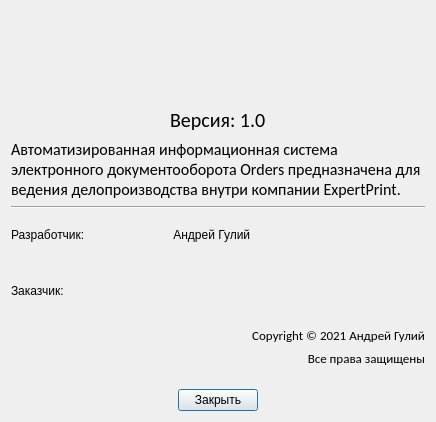
<?xml version="1.0" encoding="UTF-8"?>
<ui version="4.0">
 <class>AboutForm</class>
 <widget class="QDialog" name="AboutForm">
  <property name="geometry">
   <rect>
    <x>0</x>
    <y>0</y>
    <width>436</width>
    <height>422</height>
   </rect>
  </property>
  <property name="windowTitle">
   <string>AboutForm</string>
  </property>
  <layout class="QVBoxLayout" name="verticalLayout">
   <item>
    <layout class="QHBoxLayout" name="horizontalLayout_15">
     <item>
      <widget class="QLabel" name="imageLabel">
       <property name="sizePolicy">
        <sizepolicy hsizetype="Fixed" vsizetype="Fixed">
         <horstretch>90</horstretch>
         <verstretch>90</verstretch>
        </sizepolicy>
       </property>
       <property name="minimumSize">
        <size>
         <width>90</width>
         <height>90</height>
        </size>
       </property>
       <property name="maximumSize">
        <size>
         <width>90</width>
         <height>90</height>
        </size>
       </property>
       <property name="text">
        <string/>
       </property>
       <property name="scaledContents">
        <bool>true</bool>
       </property>
      </widget>
     </item>
     <item>
      <widget class="QLabel" name="headLbl">
       <property name="sizePolicy">
        <sizepolicy hsizetype="Fixed" vsizetype="Fixed">
         <horstretch>0</horstretch>
         <verstretch>0</verstretch>
        </sizepolicy>
       </property>
       <property name="minimumSize">
        <size>
         <width>272</width>
         <height>89</height>
        </size>
       </property>
       <property name="maximumSize">
        <size>
         <width>272</width>
         <height>89</height>
        </size>
       </property>
       <property name="text">
        <string/>
       </property>
       <property name="scaledContents">
        <bool>true</bool>
       </property>
      </widget>
     </item>
    </layout>
   </item>
   <item>
    <layout class="QHBoxLayout" name="horizontalLayout_16">
     <item>
      <spacer name="horizontalSpacer_19">
       <property name="orientation">
        <enum>Qt::Horizontal</enum>
       </property>
       <property name="sizeHint" stdset="0">
        <size>
         <width>40</width>
         <height>20</height>
        </size>
       </property>
      </spacer>
     </item>
     <item>
      <widget class="QLabel" name="versionLabel_4">
       <property name="font">
        <font>
         <family>Calibri</family>
         <pointsize>15</pointsize>
        </font>
       </property>
       <property name="text">
        <string>Версия: 1.0</string>
       </property>
      </widget>
     </item>
     <item>
      <spacer name="horizontalSpacer_20">
       <property name="orientation">
        <enum>Qt::Horizontal</enum>
       </property>
       <property name="sizeHint" stdset="0">
        <size>
         <width>40</width>
         <height>20</height>
        </size>
       </property>
      </spacer>
     </item>
    </layout>
   </item>
   <item>
    <widget class="QLabel" name="label_3">
     <property name="sizePolicy">
      <sizepolicy hsizetype="Expanding" vsizetype="Expanding">
       <horstretch>0</horstretch>
       <verstretch>0</verstretch>
      </sizepolicy>
     </property>
     <property name="font">
      <font>
       <family>Calibri</family>
       <pointsize>12</pointsize>
      </font>
     </property>
     <property name="text">
      <string>Автоматизированная информационная система электронного документооборота Orders предназначена для ведения делопроизводства внутри компании ExpertPrint. </string>
     </property>
     <property name="wordWrap">
      <bool>true</bool>
     </property>
    </widget>
   </item>
   <item>
    <widget class="Line" name="line">
     <property name="orientation">
      <enum>Qt::Horizontal</enum>
     </property>
    </widget>
   </item>
   <item>
    <layout class="QHBoxLayout" name="horizontalLayout_17">
     <item>
      <widget class="QLabel" name="label_12">
       <property name="text">
        <string>Разработчик:</string>
       </property>
      </widget>
     </item>
     <item>
      <spacer name="horizontalSpacer_21">
       <property name="orientation">
        <enum>Qt::Horizontal</enum>
       </property>
       <property name="sizeType">
        <enum>QSizePolicy::Fixed</enum>
       </property>
       <property name="sizeHint" stdset="0">
        <size>
         <width>20</width>
         <height>20</height>
        </size>
       </property>
      </spacer>
     </item>
     <item>
      <layout class="QHBoxLayout" name="horizontalLayout_18">
       <item>
        <widget class="QLabel" name="gooseLbl">
         <property name="minimumSize">
          <size>
           <width>53</width>
           <height>40</height>
          </size>
         </property>
         <property name="maximumSize">
          <size>
           <width>53</width>
           <height>40</height>
          </size>
         </property>
         <property name="text">
          <string/>
         </property>
         <property name="scaledContents">
          <bool>true</bool>
         </property>
        </widget>
       </item>
       <item>
        <widget class="QLabel" name="label_13">
         <property name="text">
          <string> Андрей Гулий</string>
         </property>
        </widget>
       </item>
       <item>
        <spacer name="horizontalSpacer_22">
         <property name="orientation">
          <enum>Qt::Horizontal</enum>
         </property>
         <property name="sizeHint" stdset="0">
          <size>
           <width>40</width>
           <height>20</height>
          </size>
         </property>
        </spacer>
       </item>
      </layout>
     </item>
    </layout>
   </item>
   <item>
    <spacer name="verticalSpacer_2">
     <property name="orientation">
      <enum>Qt::Vertical</enum>
     </property>
     <property name="sizeType">
      <enum>QSizePolicy::Fixed</enum>
     </property>
     <property name="sizeHint" stdset="0">
      <size>
       <width>20</width>
       <height>10</height>
      </size>
     </property>
    </spacer>
   </item>
   <item>
    <layout class="QHBoxLayout" name="horizontalLayout_19">
     <item>
      <widget class="QLabel" name="label_6">
       <property name="sizePolicy">
        <sizepolicy hsizetype="Fixed" vsizetype="Fixed">
         <horstretch>0</horstretch>
         <verstretch>0</verstretch>
        </sizepolicy>
       </property>
       <property name="minimumSize">
        <size>
         <width>0</width>
         <height>0</height>
        </size>
       </property>
       <property name="text">
        <string>Заказчик:</string>
       </property>
      </widget>
     </item>
     <item>
      <spacer name="horizontalSpacer_23">
       <property name="orientation">
        <enum>Qt::Horizontal</enum>
       </property>
       <property name="sizeType">
        <enum>QSizePolicy::Fixed</enum>
       </property>
       <property name="sizeHint" stdset="0">
        <size>
         <width>40</width>
         <height>20</height>
        </size>
       </property>
      </spacer>
     </item>
     <item>
      <widget class="QLabel" name="expertPLbl">
       <property name="sizePolicy">
        <sizepolicy hsizetype="Fixed" vsizetype="Fixed">
         <horstretch>205</horstretch>
         <verstretch>40</verstretch>
        </sizepolicy>
       </property>
       <property name="minimumSize">
        <size>
         <width>205</width>
         <height>40</height>
        </size>
       </property>
       <property name="maximumSize">
        <size>
         <width>205</width>
         <height>40</height>
        </size>
       </property>
       <property name="text">
        <string/>
       </property>
       <property name="scaledContents">
        <bool>true</bool>
       </property>
      </widget>
     </item>
     <item>
      <spacer name="horizontalSpacer_24">
       <property name="orientation">
        <enum>Qt::Horizontal</enum>
       </property>
       <property name="sizeHint" stdset="0">
        <size>
         <width>40</width>
         <height>20</height>
        </size>
       </property>
      </spacer>
     </item>
    </layout>
   </item>
   <item>
    <spacer name="verticalSpacer_3">
     <property name="orientation">
      <enum>Qt::Vertical</enum>
     </property>
     <property name="sizeType">
      <enum>QSizePolicy::Fixed</enum>
     </property>
     <property name="sizeHint" stdset="0">
      <size>
       <width>20</width>
       <height>10</height>
      </size>
     </property>
    </spacer>
   </item>
   <item>
    <widget class="QLabel" name="label">
     <property name="font">
      <font>
       <family>Calibri</family>
       <pointsize>10</pointsize>
      </font>
     </property>
     <property name="text">
      <string>Copyright © 2021 Андрей Гулий</string>
     </property>
     <property name="alignment">
      <set>Qt::AlignRight|Qt::AlignTrailing|Qt::AlignVCenter</set>
     </property>
    </widget>
   </item>
   <item>
    <widget class="QLabel" name="label_2">
     <property name="font">
      <font>
       <family>Calibri</family>
       <pointsize>10</pointsize>
      </font>
     </property>
     <property name="text">
      <string>Все права защищены</string>
     </property>
     <property name="alignment">
      <set>Qt::AlignRight|Qt::AlignTrailing|Qt::AlignVCenter</set>
     </property>
    </widget>
   </item>
   <item>
    <spacer name="verticalSpacer">
     <property name="orientation">
      <enum>Qt::Vertical</enum>
     </property>
     <property name="sizeHint" stdset="0">
      <size>
       <width>20</width>
       <height>0</height>
      </size>
     </property>
    </spacer>
   </item>
   <item>
    <layout class="QHBoxLayout" name="horizontalLayout_20">
     <item>
      <spacer name="horizontalSpacer_25">
       <property name="orientation">
        <enum>Qt::Horizontal</enum>
       </property>
       <property name="sizeHint" stdset="0">
        <size>
         <width>40</width>
         <height>20</height>
        </size>
       </property>
      </spacer>
     </item>
     <item>
      <widget class="QPushButton" name="closeButton_3">
       <property name="text">
        <string>Закрыть</string>
       </property>
      </widget>
     </item>
     <item>
      <spacer name="horizontalSpacer_26">
       <property name="orientation">
        <enum>Qt::Horizontal</enum>
       </property>
       <property name="sizeHint" stdset="0">
        <size>
         <width>40</width>
         <height>20</height>
        </size>
       </property>
      </spacer>
     </item>
    </layout>
   </item>
  </layout>
 </widget>
 <layoutdefault spacing="6" margin="11"/>
 <resources/>
 <connections>
  <connection>
   <sender>closeButton_3</sender>
   <signal>clicked()</signal>
   <receiver>AboutForm</receiver>
   <slot>close()</slot>
   <hints>
    <hint type="sourcelabel">
     <x>250</x>
     <y>391</y>
    </hint>
    <hint type="destinationlabel">
     <x>146</x>
     <y>339</y>
    </hint>
   </hints>
  </connection>
 </connections>
</ui>
